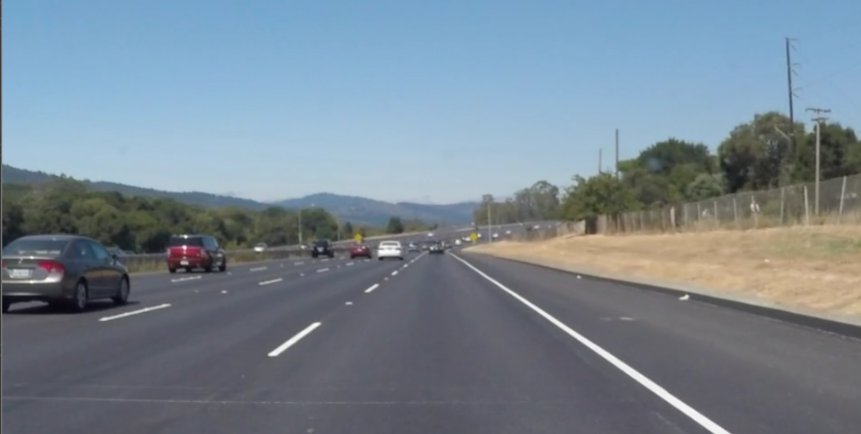
#> input picture assinment_2/test.jpg, 861 x 434 px, found by its file name
$ python main.py
#> lines starting #> are read from the running program, lines starting #| are printed output that depends on the picture; after the words box and inside, x2 and y2 are one past the last pixel; in counts of white or black regions, pixels touching at a corner belong together
import numpy as np
import cv2 as cv
import matplotlib.pyplot as plt

# 灰度图转换
def grayscale(image):
    return cv.cvtColor(image, cv.COLOR_RGB2GRAY)

# Canny边缘检测
def canny(image, low_threshold, high_threshold):
    return cv.Canny(image, low_threshold, high_threshold)

# 高斯滤波
def gaussian_blur(image, kernel_size):
    return cv.GaussianBlur(image, (kernel_size, kernel_size), 0)

# 生成感兴趣区域即Mask掩模
def region_of_interest(image, vertices):

    mask = np.zeros_like(image)  # 生成图像大小一致的zeros矩

    # 填充顶点vertices中间区域
    if len(image.shape) > 2:
        channel_count = image.shape[2]
        ignore_mask_color = (255,) * channel_count
    else:
        ignore_mask_color = 255

    # 填充函数
    cv.fillPoly(mask, vertices, ignore_mask_color)
    masked_image = cv.bitwise_and(image, mask)
    return masked_image

# 原图像与车道线图像按照a:b比例融合
def weighted_img(img, initial_img, a=0.8, b=1., c=0.):
    return cv.addWeighted(initial_img, a, img, b, c)

def draw_lines(image, lines, color=[255,0,0], thickness=2):

    right_y_set = []
    right_x_set = []
    right_slope_set = []

    left_y_set = []
    left_x_set = []
    left_slope_set = []

    slope_min = .35  # 斜率低阈值
    slope_max = .85  # 斜率高阈值
    middle_x = image.shape[1] / 2  # 图像中线x坐标
    max_y = image.shape[0]  # 最大y坐标

    for line in lines:
        for x1, y1, x2, y2 in line:
            fit = np.polyfit((x1, x2), (y1, y2), 1)    # 拟合成直线
            slope = fit[0]  # 斜率

            if slope_min < np.absolute(slope) <= slope_max:

                # 将斜率大于0且线段X坐标在图像中线右边的点存为右边车道线
                if slope > 0 and x1 > middle_x and x2 > middle_x:
                    right_y_set.append(y1)
                    right_y_set.append(y2)
                    right_x_set.append(x1)
                    right_x_set.append(x2)
                    right_slope_set.append(slope)

                # 将斜率小于0且线段X坐标在图像中线左边的点存为左边车道线
                elif slope < 0 and x1 < middle_x and x2 < middle_x:
                    left_y_set.append(y1)
                    left_y_set.append(y2)
                    left_x_set.append(x1)
                    left_x_set.append(x2)
                    left_slope_set.append(slope)

    # 绘制左车道线
    if left_y_set:
        lindex = left_y_set.index(min(left_y_set))  # 最高点
        left_x_top = left_x_set[lindex]
        left_y_top = left_y_set[lindex]
        lslope = np.median(left_slope_set)   # 计算平均值

    # 根据斜率计算车道线与图片下方交点作为起点
    left_x_bottom = int(left_x_top + (max_y - left_y_top) / lslope)

    # 绘制线段
    cv.line(image, (left_x_bottom, max_y), (left_x_top, left_y_top), color, thickness)

    # 绘制右车道线
    if right_y_set:
        rindex = right_y_set.index(min(right_y_set))  # 最高点
        right_x_top = right_x_set[rindex]
        right_y_top = right_y_set[rindex]
        rslope = np.median(right_slope_set)

    # 根据斜率计算车道线与图片下方交点作为起点
    right_x_bottom = int(right_x_top + (max_y - right_y_top) / rslope)

    # 绘制线段
    cv.line(image, (right_x_top, right_y_top), (right_x_bottom, max_y), color, thickness)

def hough_lines(img, rho, theta, threshold, min_line_len, max_line_gap):

    # rho：线段以像素为单位的距离精度
    # theta : 像素以弧度为单位的角度精度(np.pi/180较为合适)
    # threshold : 霍夫平面累加的阈值
    # minLineLength : 线段最小长度(像素级)
    # maxLineGap : 最大允许断裂长度
    lines = cv.HoughLinesP(img, rho, theta, threshold, np.array([]), minLineLength=min_line_len, maxLineGap=max_line_gap)
    return lines

def process_image(image):

    rho = 1       # 霍夫像素单位
    theta = np.pi / 180    # 霍夫角度移动步长
    hof_threshold = 20   # 霍夫平面累加阈值threshold
    min_line_len = 30    # 线段最小长度
    max_line_gap = 60    # 最大允许断裂长度

    kernel_size = 5      # 高斯滤波器大小size
    canny_low_threshold = 75     # canny边缘检测低阈值
    canny_high_threshold = canny_low_threshold * 3    # canny边缘检测高阈值

    alpha = 0.8   # 原图像权重
    beta = 1.     # 车道线图像权重
    lambda_ = 0.

    imshape = image.shape  # 获取图像大小

    # 灰度图转换
    gray = grayscale(image)

    # 高斯滤波
    blur_gray = gaussian_blur(gray, kernel_size)

    # Canny边缘检测
    edge_image = canny(blur_gray, canny_low_threshold, canny_high_threshold)

    # 生成Mask掩模
    vertices = np.array([[(0, imshape[0]), (9 * imshape[1] / 20, 11 * imshape[0] / 18),
                          (11 * imshape[1] / 20, 11 * imshape[0] / 18), (imshape[1], imshape[0])]], dtype=np.int32)
    masked_edges = region_of_interest(edge_image, vertices)

    # 基于霍夫变换的直线检测
    lines = hough_lines(masked_edges, rho, theta, hof_threshold, min_line_len, max_line_gap)
    line_image = np.zeros_like(image)

    # 绘制车道线线段
    draw_lines(line_image, lines, thickness=10)

    # 图像融合
    lines_edges = weighted_img(image, line_image, alpha, beta, lambda_)
    return lines_edges

if __name__ == '__main__':
    image = cv.imread(r'D:\mechine_vision\assinment_2\test.jpg')
#> image is the input picture: shape (434, 861, 3); mean B, G, R 145.7, 134, 119.9
    line_image = process_image(image)
#> in grayscale, `return cv.cvtColor(image, cv.COLOR_RGB2GRAY)`:
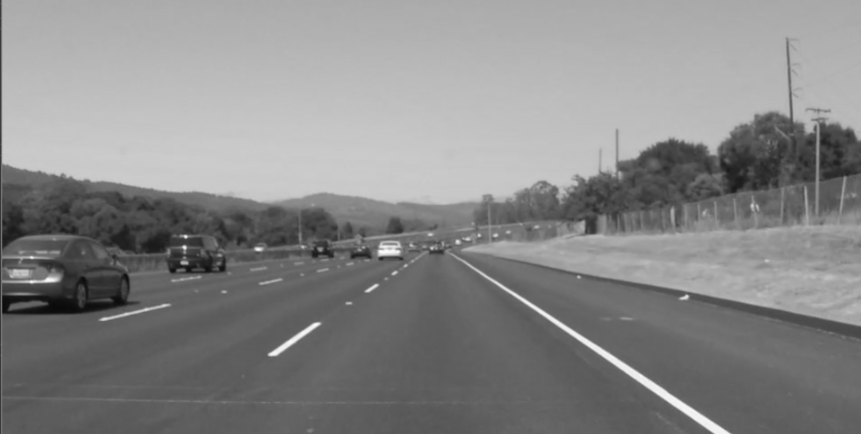
#> returned value: shape (434, 861); min 9, max 254, mean 135.9
#> in canny, `return cv.Canny(image, low_threshold, high_threshold)`:
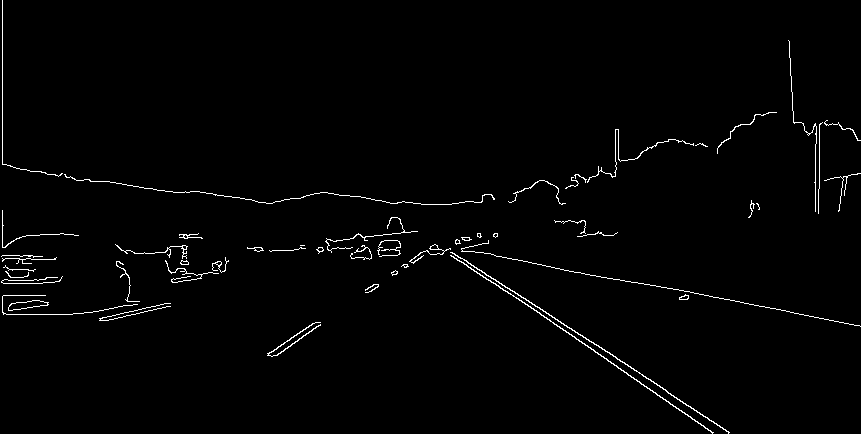
#> returned value: shape (434, 861); 1.4% white in thin lines or dots
#> in region_of_interest, `cv.fillPoly(mask, vertices, ignore_mask_color)`:
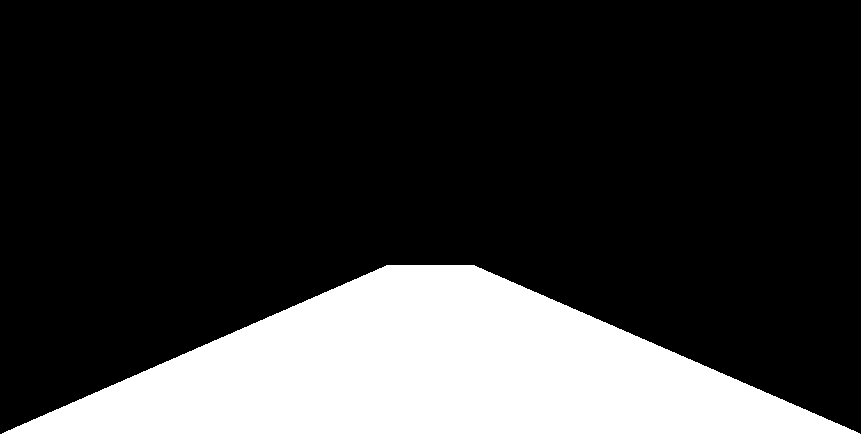
#> mask: shape (434, 861); 21.4% white; 1 white region, box (x1, y1, x2, y2) and area: (2, 265, 860, 434) 80070
#> in region_of_interest, `masked_image = cv.bitwise_and(image, mask)`:
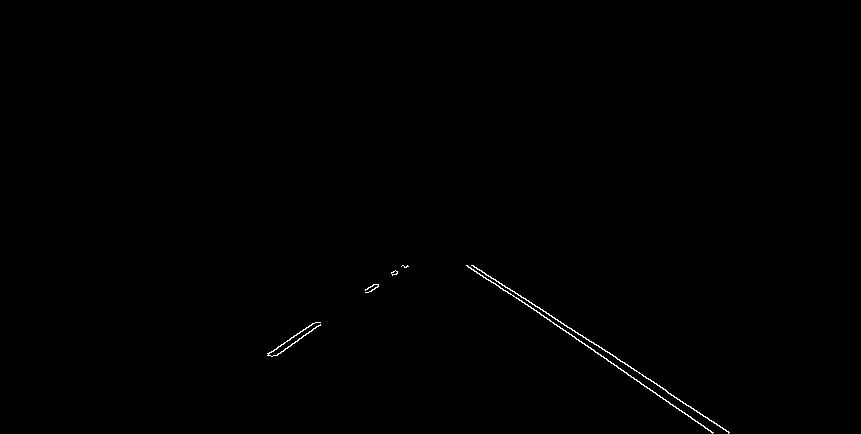
#> masked_image: shape (434, 861); 0.29% white in thin lines or dots, all inside (x1, y1, x2, y2) = (267, 265, 730, 434)
#> in hough_lines, `lines = cv.HoughLinesP(img, rho, theta, threshold, np.array([]), minLi..`: lines = [[472, 265, 729, 432], [595, 352, 713, 432], [467, 265, 655, 392], [495, 279, 666, 390], [267, 353, 403, 265], [276, 355, 396, 271], [471, 265, 510, 290], [667, 392, 728, 432], [277, 355, 404, 266], [269, 353, 408, 266], [468, 267, 590, 347]]
#> the loop in draw_lines, `for line in lines:` made 11 passes
#> after the loop in draw_lines, `for line in lines:`: left_slope_set = [-0.647, -0.7, -0.701, -0.626]; left_x_set = [267, 403, 276, 396, 277, 404, 269, 408]; left_y_set = [353, 265, 355, 271, 355, 266, 353, 266]; right_slope_set = [0.65, 0.678, 0.676, 0.649, 0.641, 0.656, 0.656]; right_x_set = [472, 729, 595, 713, 467, 655, 495, 666, 471, 510, 667, 728, 468, 590]; right_y_set = [265, 432, 352, 432, 265, 392, 279, 390, 265, 290, 392, 432, 267, 347]
#> in draw_lines, `lindex = left_y_set.index(min(left_y_set))`: lindex = 1
#> in draw_lines, `left_x_top = left_x_set[lindex]`: left_x_top = 403
#> in draw_lines, `left_y_top = left_y_set[lindex]`: left_y_top = 265
#> in draw_lines, `lslope = np.median(left_slope_set)`: lslope = -0.674
#> in draw_lines, `left_x_bottom = int(left_x_top + (max_y - left_y_top) / lslope)`: left_x_bottom = 152
#> in draw_lines, `rindex = right_y_set.index(min(right_y_set))`: rindex = 0
#> in draw_lines, `right_x_top = right_x_set[rindex]`: right_x_top = 472
#> in draw_lines, `right_y_top = right_y_set[rindex]`: right_y_top = 265
#> in draw_lines, `rslope = np.median(right_slope_set)`: rslope = 0.656
#> in draw_lines, `right_x_bottom = int(right_x_top + (max_y - right_y_top) / rslope)`: right_x_bottom = 729
#> in draw_lines, `cv.line(image, (right_x_top, right_y_top), (right_x_bottom, max_y), co..`:
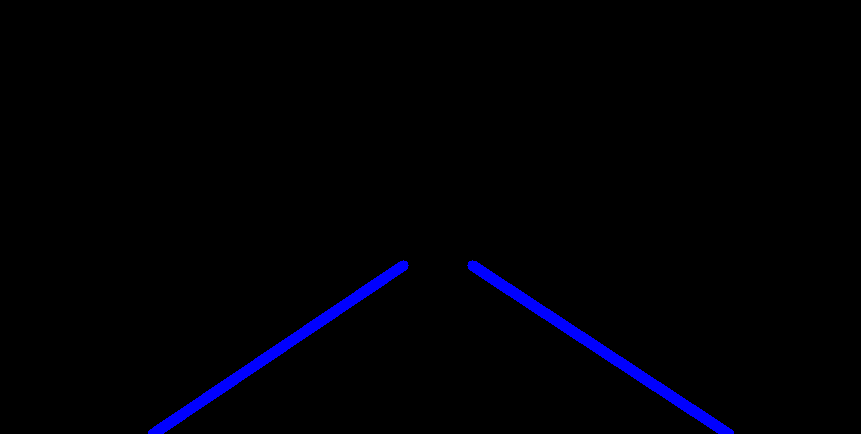
#> image: shape (434, 861, 3); mean of channels 0, 1, 2 4.6, 0, 0; drawn as B, G, R
    cv.imwrite("./assinment_2/out.jpg",line_image)
    cv.imshow('image',line_image)
    cv.waitKey(0)
